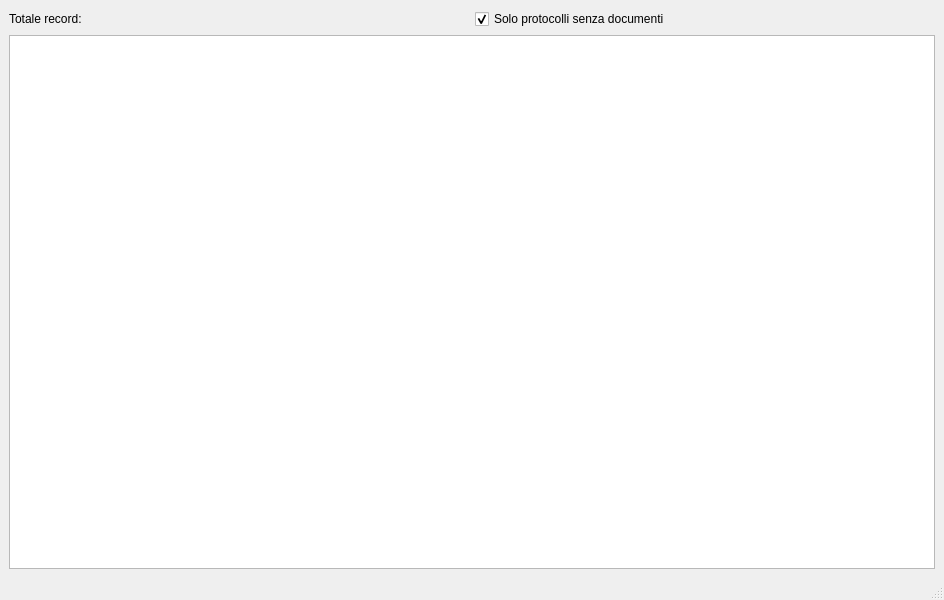
<?xml version="1.0" encoding="UTF-8"?>
<ui version="4.0">
 <class>MainWindowNumDocumenti</class>
 <widget class="QMainWindow" name="MainWindowNumDocumenti">
  <property name="geometry">
   <rect>
    <x>0</x>
    <y>0</y>
    <width>944</width>
    <height>600</height>
   </rect>
  </property>
  <property name="windowTitle">
   <string>Controllo documenti</string>
  </property>
  <widget class="QWidget" name="centralwidget">
   <layout class="QGridLayout" name="gridLayout">
    <item row="0" column="0">
     <widget class="QLabel" name="labelTotRecord">
      <property name="text">
       <string>Totale record: </string>
      </property>
     </widget>
    </item>
    <item row="0" column="1">
     <widget class="QCheckBox" name="checkBoxNoDocumenti">
      <property name="text">
       <string>Solo protocolli senza documenti</string>
      </property>
      <property name="checked">
       <bool>true</bool>
      </property>
     </widget>
    </item>
    <item row="1" column="0" colspan="2">
     <widget class="QTableView" name="protocolli"/>
    </item>
   </layout>
  </widget>
  <widget class="QStatusBar" name="statusbar"/>
 </widget>
 <resources/>
 <connections/>
</ui>
